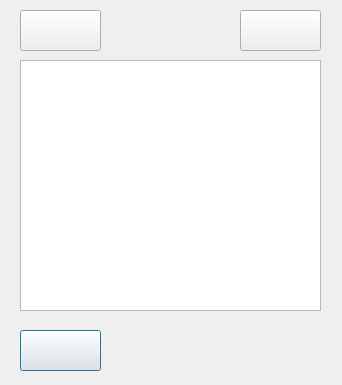
<?xml version="1.0" encoding="UTF-8"?>
<ui version="4.0">
 <class>Grupos</class>
 <widget class="QDialog" name="Grupos">
  <property name="geometry">
   <rect>
    <x>0</x>
    <y>0</y>
    <width>342</width>
    <height>385</height>
   </rect>
  </property>
  <property name="windowTitle">
   <string>Dialog</string>
  </property>
  <widget class="QPushButton" name="pushButton">
   <property name="geometry">
    <rect>
     <x>20</x>
     <y>330</y>
     <width>81</width>
     <height>41</height>
    </rect>
   </property>
   <property name="text">
    <string/>
   </property>
  </widget>
  <widget class="QListWidget" name="listWidget">
   <property name="geometry">
    <rect>
     <x>20</x>
     <y>60</y>
     <width>301</width>
     <height>251</height>
    </rect>
   </property>
  </widget>
  <widget class="QPushButton" name="pushButton_2">
   <property name="geometry">
    <rect>
     <x>240</x>
     <y>10</y>
     <width>81</width>
     <height>41</height>
    </rect>
   </property>
   <property name="text">
    <string/>
   </property>
  </widget>
  <widget class="QPushButton" name="refresh">
   <property name="geometry">
    <rect>
     <x>20</x>
     <y>10</y>
     <width>81</width>
     <height>41</height>
    </rect>
   </property>
   <property name="text">
    <string/>
   </property>
  </widget>
 </widget>
 <tabstops>
  <tabstop>listWidget</tabstop>
  <tabstop>pushButton_2</tabstop>
  <tabstop>pushButton</tabstop>
 </tabstops>
 <resources/>
 <connections/>
 <slots>
  <signal>signal1()</signal>
 </slots>
</ui>
